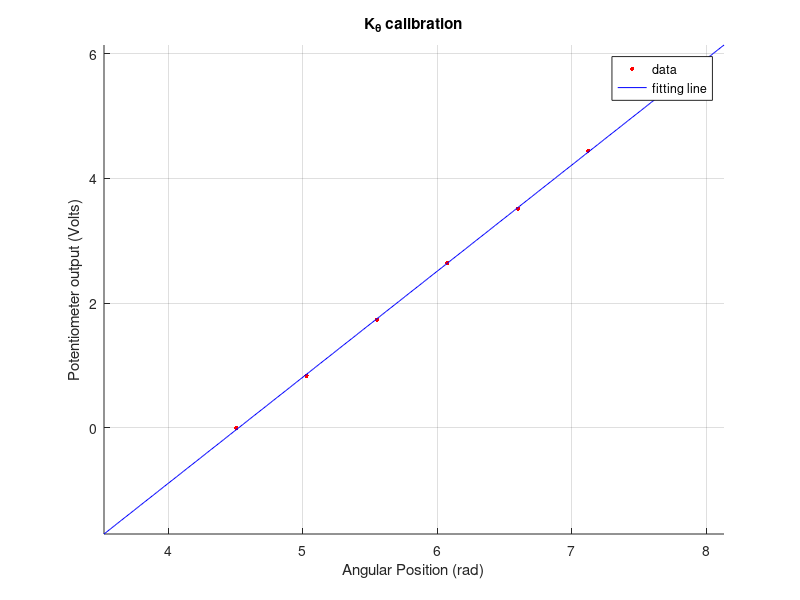
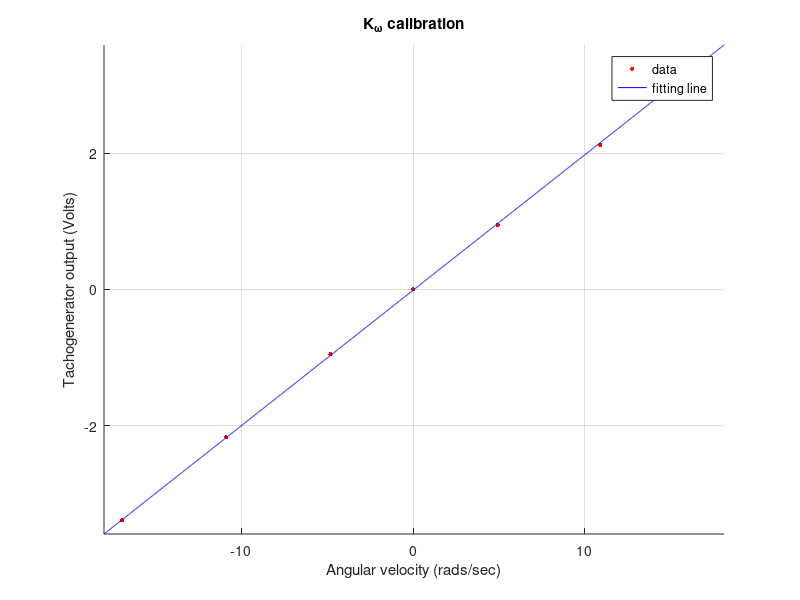
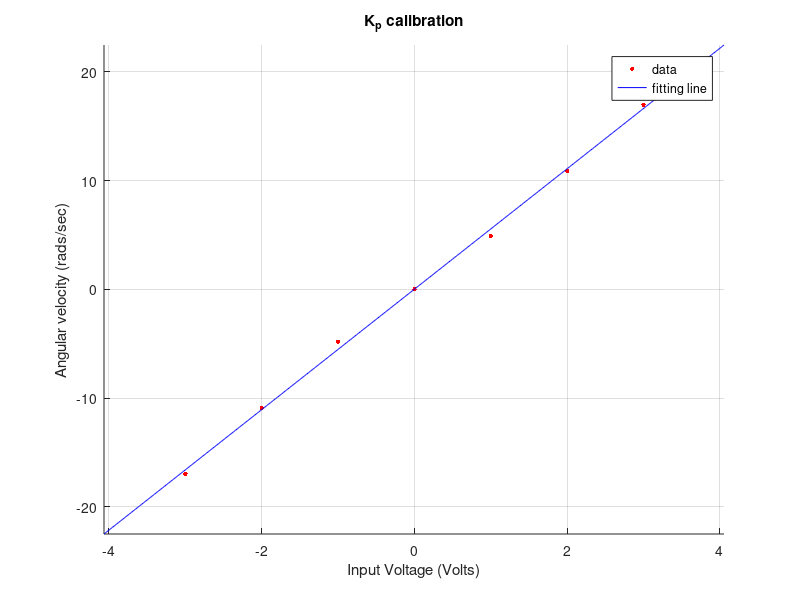

Write the MATLAB code that produced these figures, in order.
%--------------------------------------------------------
% Adaptive Control,Full State Measurable
%--------------------------------------------------------
clear;clc;

%% Labview Sensor constants calibration, Ktheta, Kw

%Ktheta calibration using angle position, shaft dial
pos_degree = [258 288 318 348 378 408];
pos_radiant = pos_degree/(180/pi); % unit angle position to be used in the control algorithm structure
x1 = [0 0.84 1.734 2.642 3.516 4.445]; % Labview readouts
Fittheta = polyfit(pos_radiant,x1,1);
Ktheta = Fittheta(1); % its reciprocal to be entered into labview block

%Fitting plot of K theta
figure;hold on;grid;
plot(pos_radiant,x1,'.r','MarkerSize',10);
minplot_theta = ((min(x1)-Fittheta(2))/Fittheta(1))-1;
maxplot_theta = ((max(x1)-Fittheta(2))/Fittheta(1))+1;
plot(minplot_theta:0.01:maxplot_theta,Fittheta(1)*(minplot_theta:0.01:maxplot_theta)+Fittheta(2),'-b');
axis tight; legend('data','fitting line');
xlabel('Angular Position (rad)');
ylabel('Potentiometer output (Volts)');
title('K_{\theta} calibration');hold off;

%Kw calibration using digital tachometer on the module
w_rpm = [-162 -104 -46 0 47 104 162];
w_radps = w_rpm*2*pi/60; % unit angle velocity to be used in the control algorithm structure
x2 = [-3.39 -2.17 -0.95 0 0.95 2.12 3.39];
Fitw = polyfit(w_radps,x2,1);
Kw = Fitw(1); % its reciprocal to be entered into labview block

%Fitting plot of Kw
figure;hold on;grid;
plot(w_radps,x2,'.r','MarkerSize',10);
minplot_w= ((min(x2)-Fitw(2))/Fitw(1))-1;
maxplot_w = ((max(x2)-Fitw(2))/Fitw(1))+1;
plot(minplot_w:0.01:maxplot_w,Fitw(1)*(minplot_w:0.01:maxplot_w)+Fitw(2),'-b');
axis tight; legend('data','fitting line');
xlabel('Angular velocity (rads/sec)');
ylabel('Tachogenerator output (Volts)');
title('K_{\omega} calibration');hold off;


%% Reference model selection

%second order parameter
damping_rat = 1;
nat_freq = 2;

%state space representation of reference model
Am = [0 1; -(nat_freq^2) -2*damping_rat*nat_freq]; % to be entered into labview block
B = [0;1];% to be entered into labview block
gm = nat_freq^2;% to be entered into labview block


%% Other Adaptive Controller Gain Matrices Setup & Plant Characterisation

% Adaptive Gain Gamma
Gamma = [3 0 0;0 0.5 0;0 0 2]; % to be entered into labview block
%Gamma = [1 0 0;0 1 0;0 0 1];

% Q +ve definite matrix
Q = [4 0; 0 0.5];
%Q = [1 0; 0 1];

% Calculating ARE equation Am'P + PAm = -Q
P = lyap(Am',Q); % to be entered into labview block

%Pretest to determine DC gain of motor system, Kp
u_labview = [-3 -2 -1 0 1 2 3]; % Experiment
Kpvec = polyfit(u_labview,w_radps,1); % Fitting
Kp = Kpvec(1);

%Fitting plot of Kp
figure;hold on;grid;
plot(u_labview,w_radps,'.r','MarkerSize',10);
minplot_u = ((min(w_radps)-Kpvec(2))/Kpvec(1))-1;
maxplot_u = ((max(w_radps)-Kpvec(2))/Kpvec(1))+1;
plot(minplot_u:0.01:maxplot_u,Kpvec(1)*(minplot_u:0.01:maxplot_u)+Kpvec(2),'-b');
axis tight; legend('data','fitting line');
xlabel('Input Voltage (Volts)');
ylabel('Angular velocity (rads/sec)');
title('K_{p} calibration');hold off;

% Plant's parameter empirical determination through step response test
tau = 0.31; % Experiment
Mot_system = tf(Kp,[tau 1]);

% Plant's state space representation
Ap = [0 1;0 -1/tau];
g = Kp/tau;

% Approximation of perfect controller gain Theta star
% from Matching Condition
Theta_x_star = (B'*(Am-Ap)/(g*(B'*B)))';
Theta_r_star = gm/g;

%augmented theta
aug_theta_star = [Theta_x_star;Theta_r_star];

